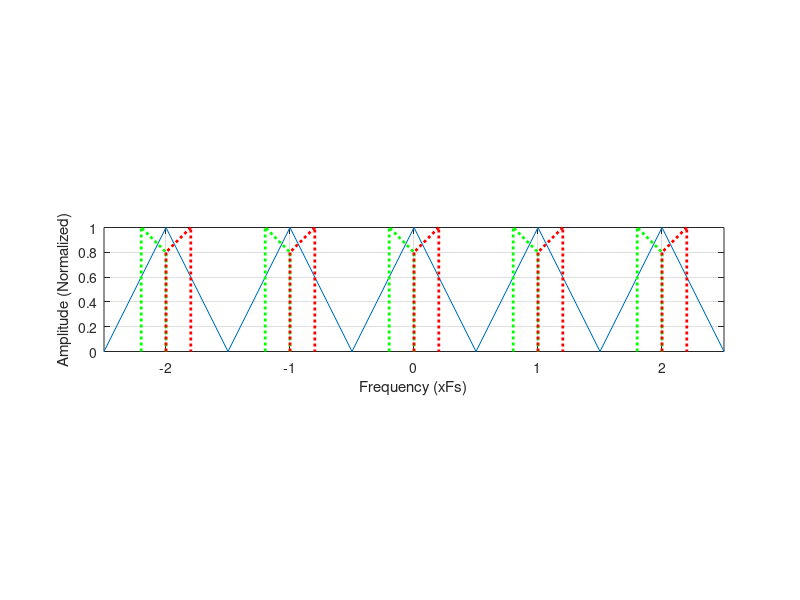

Write MATLAB code to recreate this figure.
% simple script to draw spectral folding phenomena
% everything will be normalized to 1 = Fs, 1 = Max Amplitude

nTriangles = 2; % +/- 0Hz

% Analog spectra representation
analogFc = 190.1; % x Fs
analogBW = .2; % x Fs
analogLowAmp = 0.8;
analogHiAmp  = 1.0;

% generate "guide" sharktooth data
xData = (-nTriangles-0.5):0.5:(nTriangles+0.5);
yData = (mod(xData,1) == 0);

xAnalogLeft = [ ...
    -analogFc-analogBW/2 ...
    -analogFc-analogBW/2 ...
    -analogFc+analogBW/2 ...
    -analogFc+analogBW/2 ];
xAnalogRight = [ ...
     analogFc-analogBW/2 ...
     analogFc-analogBW/2 ...
     analogFc+analogBW/2 ...
     analogFc+analogBW/2];
 
 yAnalogLeft = [ ...
     0 analogHiAmp analogLowAmp 0 ];
 yAnalogRight = [ ...
     0 analogLowAmp analogHiAmp 0 ];
 
 % horizontal line


hf = figure(1);
hSharkTooth = plot(xData,yData);
%grid on;
set(gca,'NextPlot','add');
nReplications = round(analogFc);
for i = (-nReplications-nTriangles):(nReplications+nTriangles)
    if ( i == 0 )
        line(xAnalogRight-i,yAnalogRight,'Color','r', ...
            'LineStyle','-','LineWidth',2);
        line(xAnalogLeft-i, yAnalogLeft,'Color','g', ...
            'LineStyle','-','LineWidth',2);
    else
        line(xAnalogRight-i,yAnalogRight,'Color','r', ...
            'LineStyle',':','LineWidth',2);
        line(xAnalogLeft-i, yAnalogLeft,'Color','g', ...
            'LineStyle',':','LineWidth',2);
    end
end

set(gca,'DataAspectRatioMode','manual','DataAspectRatio',[1 1 1]);
set(gca,'XLim',[-nTriangles-.5 nTriangles+.5]);
grid on;
xlabel('Frequency (xFs)');
ylabel('Amplitude (Normalized)');

set(gca,'NextPlot','replace');